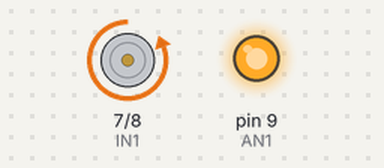
The sketch below on a simulated Arduino Uno, built with avr-gcc and run on an emulated ATmega328P. Shown: motor-driver pin pairs drawn as motors (green arrow = first pin HIGH = forward, orange = second pin HIGH = backward, longer = more drive), output pins drawn as LEDs (lit = HIGH).

Above: at 0.05 s.
At 1.5 s:
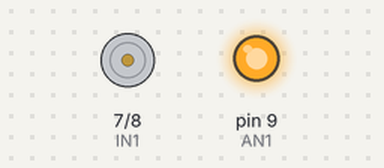
At 2.5 s:
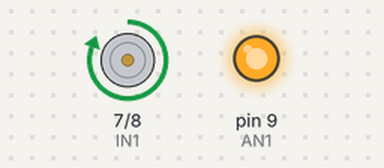
At 3.5 s:
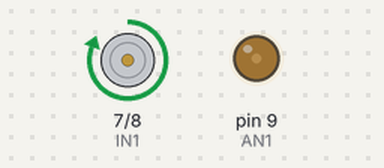
Timing chart, 0 to 8.1 s (numbered marks = the images above):
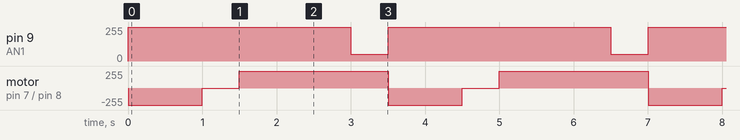

Measured:
- by itself, pin 9 (AN1): alternates 255/255 for 3.0 s and 50/255 for 0.50 s
- by itself, motor on pin 7 (IN1) / pin 8 (IN2): repeats every 3.5 s: stopped 0.50 s, forward 255/255 2.0 s, backward 255/255 1.0 s

The sketch:

ejemplo6.ino
```cpp
int IN1=7;
int IN2=8;
int AN1=9;
void setup (){
  pinMode(IN1,OUTPUT);
  pinMode(IN2,OUTPUT);
}
void secuencia(){

  digitalWrite(IN1,LOW);
  digitalWrite(IN2,HIGH);
  delay(1000);
  digitalWrite(IN1,LOW);
  digitalWrite(IN2,LOW);
  delay (500);
  digitalWrite(IN1,HIGH);
  digitalWrite(IN2,LOW);
  delay (1000);
}
void loop(){
  analogWrite (AN1,255);
  secuencia();
  delay(500);
  analogWrite(AN1,50);
  delay(500);
}
```
